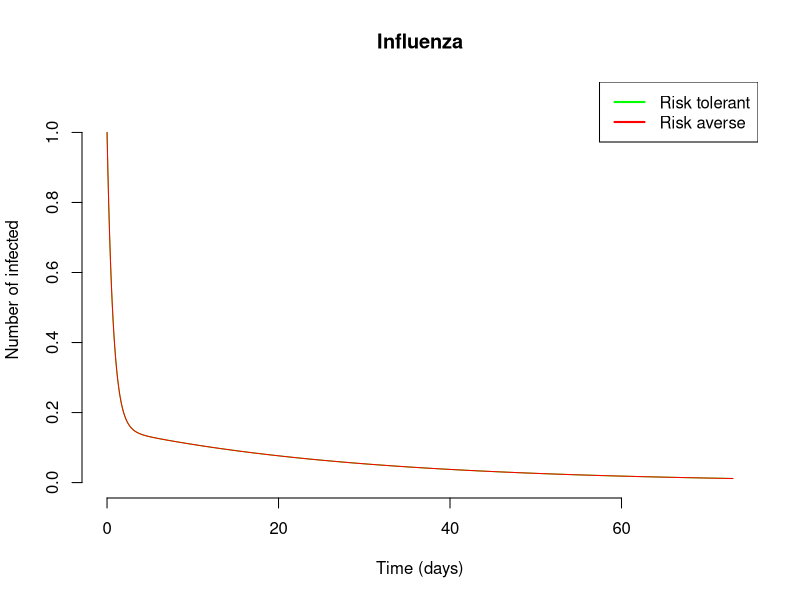
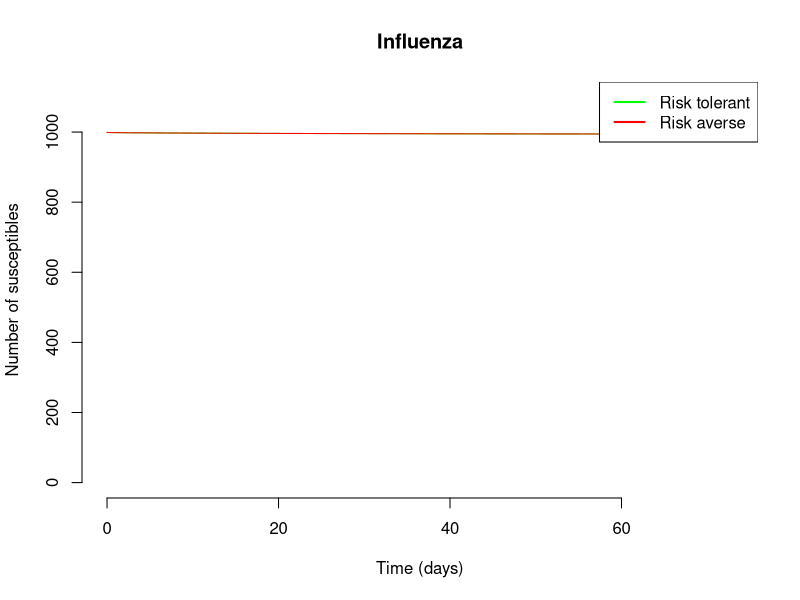

Write R code to recreate these figures, in order.
library(deSolve)# Load libary to be used for numerical integration

seirv_params <- list(
  a = 0.001,
  beta_AA = 0.5,
  beta_AT = 0.5,
  beta_TA = 0.5,
  beta_TT = 0.5,
  gamma = 1/4,#incubation rate 
  tau = 1/365,#loss immunity rate
  delta = 1/10,#recovery rate
  nu = 1/(0.4*365),#vaccination rate
  b = 1/(70*365),#birth rate
  epsilon = 0.1#disease death rate 
)

#Initial state
flu_zero <- c(S_A = 999, E_A = 0, I_A = 1, R_A = 0,
              S_T = 999, E_T = 0, I_T = 1, R_T = 0)


fn.control <- function(t, cMax, cRate, cHalf){
  min(1,1-cMax/(1+exp(-cRate*(t-cHalf))))
}

seirv <- function(t, y, parms){
  with(c(as.list(y), parms), {
    N_A <- S_A + E_A + I_A + R_A 
    N_T <- S_T + E_T + I_T + R_T
    N <- N_A + N_T
    I <- I_A + I_T
    #mu = b#background death rate
    # lambda_AA <- beta_AA*I_A/N_A; lambda_TA <- beta_TA*I_T/N_T;
    # lambda_TT <- beta_TT*I_T/N_T; lambda_AT <- beta_AT*I_A/N_A;
    # lambda_AA <- beta_AA * exp(-a*I_A/N_A); lambda_TA <- beta_TA * exp(-a*I_T/N_T);
    # lambda_TT <- beta_TT * exp(-a*I_T/N_T); lambda_AT <- beta_AT * exp(-a*I_A/N_A);
    
    lambda_AA <- beta_AA * exp(-a*I/N); 
    lambda_AT <- beta_AT * exp(-a*I/N);
    lambda_TT <- beta_TT;
    lambda_TA <- beta_TA * exp(-a*I/N);
    #
    # FOI_AA <- lambda_AA * fn.control(t,1.0, 0.2,0.5) * (I_A+I_T)/(N_A+N_T); FOI_TA <- lambda_TA * fn.control(t,1.0, 0.2,0.5) * (I_A+I_T)/(N_A+N_T);
    # FOI_TT <- lambda_TT * fn.control(t,1.0, 0.2,0.5) * (I_A+I_T)/(N_A+N_T); FOI_AT <- lambda_AT * fn.control(t,1.0, 0.2,0.5) * (I_A+I_T)/(N_A+N_T);
    # FOI_AA <- lambda_AA * I/N; FOI_TA <- lambda_TA * I_T/N;
    # FOI_TT <- lambda_TT * I/N; FOI_AT <- lambda_AT * I_A/N;
    # risk averse
    dS_Adt <- -(lambda_AA + lambda_TA)*S_A * I/N
    dE_Adt <- (lambda_AA + lambda_TA) * S_A * I/N - (gamma) * E_A
    # dS_Adt <- (b*N_A + tau * V_A) - (mu + nu + FOI_AA + FOI_TA)*S_A
    # dE_Adt <- (FOI_AA + FOI_TA) * S_A - (gamma + mu) * E_A
    dI_Adt <- gamma * E_A - (delta + beta_AA + beta_AT + epsilon) * I_A
    dR_Adt <- delta * I_A
    #dV_Adt <- nu * S_A - (tau + mu) * V_A
    #risk tolerant
    dS_Tdt <- - (lambda_TT + lambda_AT)*S_T * I/N
    dE_Tdt <- (lambda_TT + lambda_AT) * S_T * I/N - (gamma) * E_T
    # dS_Tdt <- (b*N_T + tau * V_T) - (mu + nu + FOI_TT + FOI_AT)*S_T
    # dE_Tdt <- (FOI_TT + FOI_AT) * S_T - (gamma + mu) * E_T
    dI_Tdt <- gamma * E_T - (delta + beta_TT + beta_TA + epsilon) * I_T
    dR_Tdt <- delta * I_T
    #dV_Tdt <- nu * S_T - (tau + mu) * V_T
    return(list(c(dS_Adt, dE_Adt, dI_Adt, dR_Adt, dS_Tdt, dE_Tdt, dI_Tdt, dR_Tdt)))
  })
}

seirv(0.1, flu_zero, seirv_params)

#Set the time
num_years <- 0.2
time.out <- seq(0, num_years*365, by=0.1)

ts_seirv <- data.frame(lsoda(
  y = flu_zero,               # Initial conditions for population
  times = time.out,             # Timepoints for evaluation
  func = seirv,                   # Function to evaluate
  parms = seirv_params      # Vector of parameters
))


max_y <- max(c(max(ts_seirv$I_T), max(ts_seirv$I_A)))


plot(ts_seirv$time,               # Time on the x axis
     ts_seirv$I_T,                  # Number infected (I) on the y axis
     xlab = "Time (days)",     # Label the x axis
     ylab = "Number of infected",  # Label the y axis
     main = "Influenza",    # Plot title
     xlim = c(0, num_years*365),           #
     ylim = c(0, max_y * 1.1),
     col="green",
     type = "l",                # Use a line plot
     bty = "n")                 # Remove the box around the plot


lines(ts_seirv$time, ts_seirv$I_A, col="red")

legend("topright", legend = c("Risk tolerant", "Risk averse"), col = c("green", "red"), lwd = 2)

max_y <- max(c(max(ts_seirv$S_T), max(ts_seirv$S_A)))

plot(ts_seirv$time,               # Time on the x axis
     ts_seirv$S_T,                  # Number infected (I) on the y axis
     xlab = "Time (days)",     # Label the x axis
     ylab = "Number of susceptibles",  # Label the y axis
     main = "Influenza",    # Plot title
     xlim = c(0, num_years*365),           #
     ylim = c(0, max_y * 1.1),
     col="green",
     type = "l",                # Use a line plot
     bty = "n")                 # Remove the box around the plot


lines(ts_seirv$time, ts_seirv$S_A, col="red")

legend("topright", legend = c("Risk tolerant", "Risk averse"), col = c("green", "red"), lwd = 2)

##
# Plot the results
# out_long <- tidyr::pivot_longer(ts_seirv, cols = -time, names_to = "compartment", values_to = "value")
# 
# ggplot(out_long, aes(x = time, y = value, color = compartment)) +
#   geom_line() +
#   theme_bw()+
#   labs(title = "SEIR Model with Vaccination for Two Populations",
#        x = "Time (days)", y = "Number of individuals") +
#   theme_minimal()
# 
# head(ts_seirv, 20)
